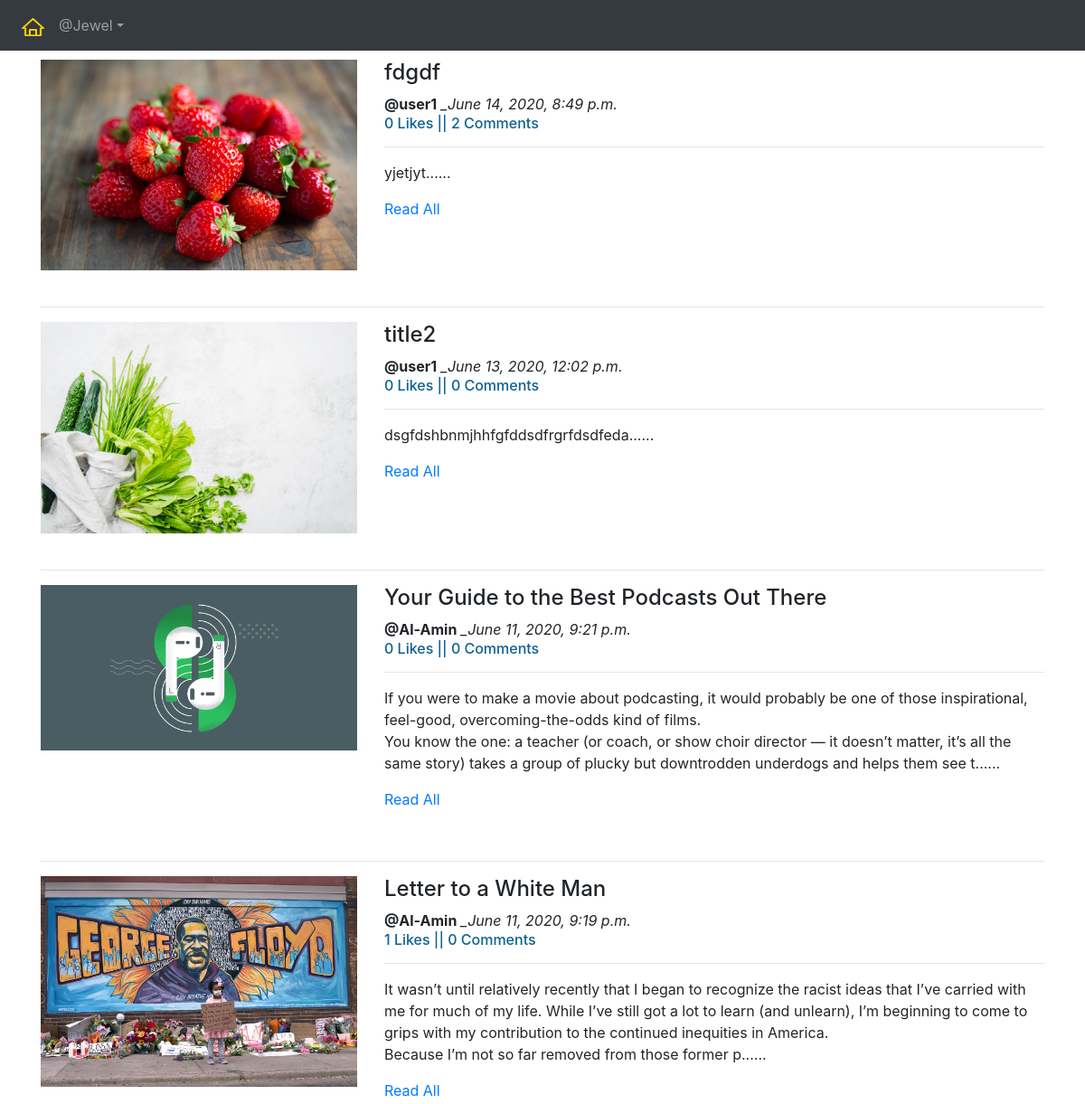
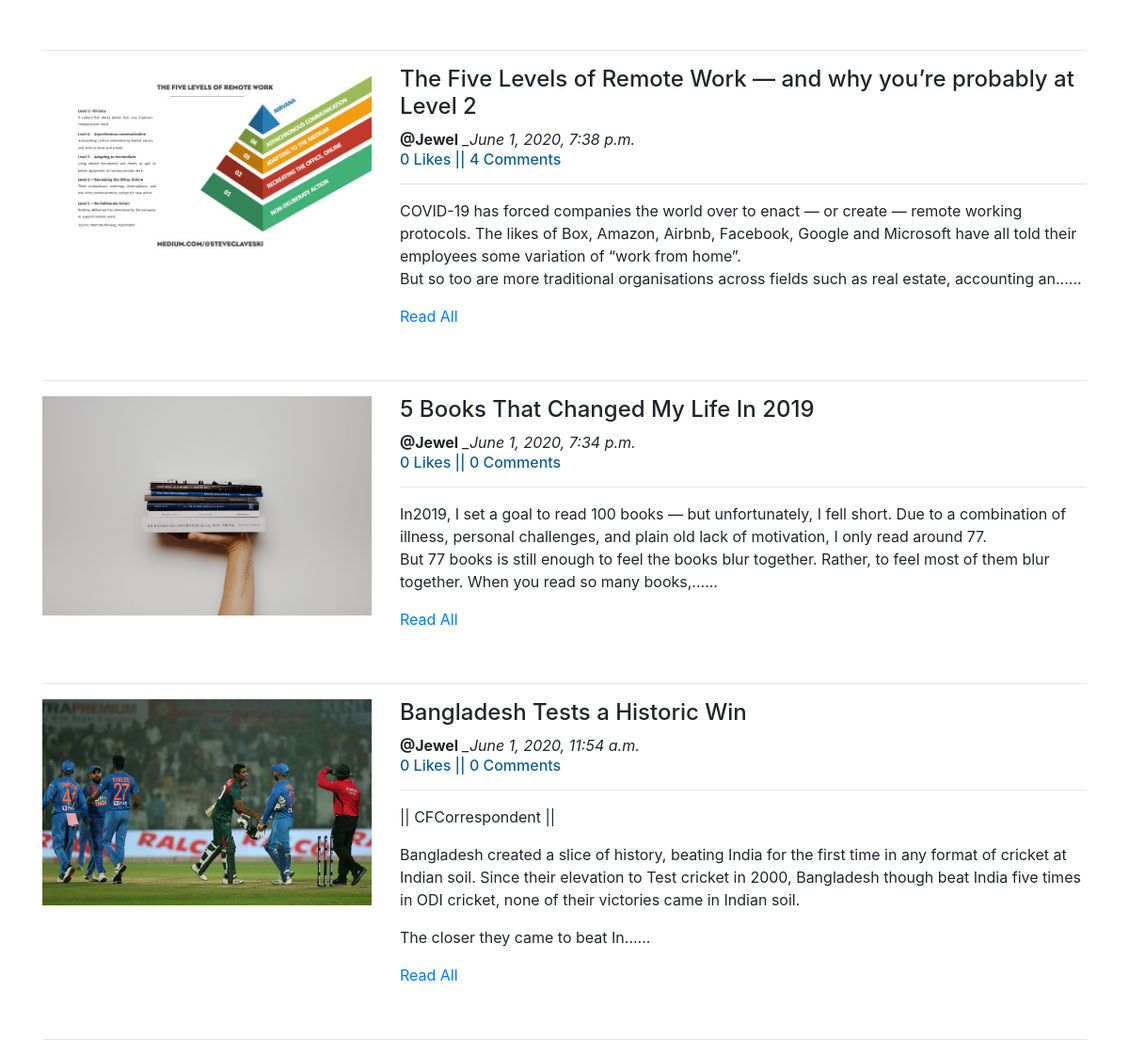
/blogs/ (signed in), run on the app's committed database (2 pictures, top to bottom).
### app_blog/models.py (models this page shows, shortened)
class Blog(models.Model):
    author = models.ForeignKey(User, on_delete=models.CASCADE, related_name='post_author')
    blog_title = models.CharField(max_length=264, verbose_name="Add a Title")
    slug = models.SlugField(max_length=264, unique=True)
    blog_content = models.TextField(verbose_name="what is on your mind?")
    blog_image = models.ImageField(upload_to='blog_images', verbose_name="Blog Image")
    publish_date = models.DateTimeField(auto_now_add=True)
    update_date = models.DateTimeField(auto_now=True)
    """
    class Meta:
        ordering = ['-publish_date'] #another way of oredring by objects instead of queryset
    """

### app_blog/views.py (the view)
# urls.py: path('',views.blog_list.as_view(), name='blog_list'),
class blog_list(ListView):
    context_object_name = 'blogs'
    model = Blog
    template_name = 'app_blog/blog_list.html'
    queryset = Blog.objects.order_by('-publish_date')

### app_blog/templatetags/custom_filters.py (called while the page is built)
def range_filter(value):
    return value[0:320]+"......"

### templates/app_blog/blog_list.html (shortened to what this page needs)
{% extends 'base.html' %}
{% load custom_filters %}
{% block bodyblock %}
    {% for blog in blogs %}
        <div class="row">
            <div class="col-sm-4">
                <img src="/media/{{blog.blog_image}}" alt="{{blog.blog_title}}" title="{{blog.blog_title}}" width="100%">
            </div>
            <div class="col-sm-8">
                <h4>{{blog.blog_title}}</h4>
                <b>@{{blog.author}}</b> <i>_{{blog.publish_date}}</i>
                <h6 style="color:#0f6191">{{blog.liked_blog.count}} Likes || {{blog.blog_comments.count}} Comments</h6>
                <hr>
                <p>  {{blog.blog_content|range_filter|linebreaks}}<a href="{% url 'app_blog:blog_details' slug=blog.slug %}">Read All</a></p>
            </div>
        </div>
        <br><hr>
    {% endfor %}
{% endblock bodyblock %}

### templates/base.html (shortened to what this page needs)
<!DOCTYPE html>
<html lang="en">
<head>
  <link rel="stylesheet" href="https://maxcdn.bootstrapcdn.com/bootstrap/4.4.1/css/bootstrap.min.css">
  <link href="https://maxcdn.bootstrapcdn.com/font-awesome/4.7.0/css/font-awesome.min.css" rel="stylesheet">
</head>
<body>
    <nav class="navbar navbar-expand-sm bg-dark navbar-dark" text-align="center">
        <ul class="navbar-nav">
            <li class= "nav-item">
                <a class="nav-link" href="{% url 'index'%}"><img src="/media/logo.png" width="25px" height="20px"></a>
            </li>
            {% if user.is_authenticated %}
            <div class="nav-item dropdown">
            <a href="#" class="nav-link dropdown-toggle" id="navdrop" data-toggle="dropdown">@{{user.username}}</a>
            </div>
            {% endif %}
        </ul>
    </nav>
    <div class="container" style="padding-top:10px">
        {% block bodyblock %}
        {% endblock bodyblock %}
    </div>
</body>
</html>

### data on the page
Blog: blog_image (picture), blog_title "fdgdf", author "user1", publish_date "June 14, 2020, 8:49 p.m.", liked_blog.count "0", blog_comments.count "2", blog_content|range_filter "yjetjyt......"
Blog: blog_image (picture), blog_title "title2", author "user1", publish_date "June 13, 2020, 12:02 p.m.", liked_blog.count "0", blog_comments.count "0", blog_content|range_filter "dsgfdshbnmjhhfgfddsdfrgrfdsdfeda......"
Blog: blog_image (picture), blog_title "Your Guide to the Best Podcasts Out There", author "Al-Amin", publish_date "June 11, 2020, 9:21 p.m.", liked_blog.count "0", blog_comments.count "0", blog_content|range_filter "If you were to make a movie about podcasting, it would probably be one of those inspirational, feel-good, overcoming-the-odds kind of films. You know the one: a teacher (or coach, or show choir director — it doesn’t matter, it’s all the same story) takes a group of plucky but downtrodden underdogs and helps them see t......"
Blog: blog_image (picture), blog_title "Letter to a White Man", author "Al-Amin", publish_date "June 11, 2020, 9:19 p.m.", liked_blog.count "1", blog_comments.count "0", blog_content|range_filter "It wasn’t until relatively recently that I began to recognize the racist ideas that I’ve carried with me for much of my life. While I’ve still got a lot to learn (and unlearn), I’m beginning to come to grips with my contribution to the continued inequities in America. Because I’m not so far removed from those former p......"
Blog: blog_image (picture), blog_title "The Five Levels of Remote Work — and why you’re probably at Level 2", author "Jewel", publish_date "June 1, 2020, 7:38 p.m.", liked_blog.count "0", blog_comments.count "4", blog_content|range_filter "COVID-19 has forced companies the world over to enact — or create — remote working protocols. The likes of Box, Amazon, Airbnb, Facebook, Google and Microsoft have all told their employees some variation of “work from home”. But so too are more traditional organisations across fields such as real estate, accounting an......"
Blog: blog_image (picture), blog_title "5 Books That Changed My Life In 2019", author "Jewel", publish_date "June 1, 2020, 7:34 p.m.", liked_blog.count "0", blog_comments.count "0", blog_content|range_filter "In2019, I set a goal to read 100 books — but unfortunately, I fell short. Due to a combination of illness, personal challenges, and plain old lack of motivation, I only read around 77. But 77 books is still enough to feel the books blur together. Rather, to feel most of them blur together. When you read so many books,......"
Blog: blog_image (picture), blog_title "Bangladesh Tests a Historic Win", author "Jewel", publish_date "June 1, 2020, 11:54 a.m.", liked_blog.count "0", blog_comments.count "0", blog_content|range_filter "|| CFCorrespondent || Bangladesh created a slice of history, beating India for the first time in any format of cricket at Indian soil. Since their elevation to Test cricket in 2000, Bangladesh though beat India five times in ODI cricket, none of their victories came in Indian soil. The closer they came to beat In......"

### other printed values
{{ user.username }} "Jewel"
